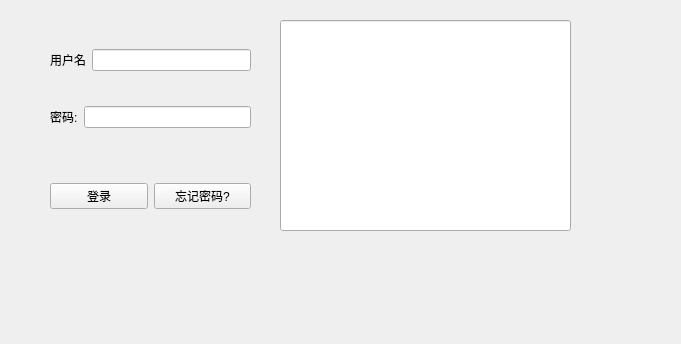
<?xml version="1.0" encoding="UTF-8"?>
<ui version="4.0">
 <class>Form</class>
 <widget class="QWidget" name="Form">
  <property name="geometry">
   <rect>
    <x>0</x>
    <y>0</y>
    <width>681</width>
    <height>344</height>
   </rect>
  </property>
  <property name="windowTitle">
   <string>Form</string>
  </property>
  <widget class="QLineEdit" name="lineEdit_3">
   <property name="geometry">
    <rect>
     <x>280</x>
     <y>20</y>
     <width>291</width>
     <height>211</height>
    </rect>
   </property>
  </widget>
  <widget class="QWidget" name="verticalLayoutWidget">
   <property name="geometry">
    <rect>
     <x>50</x>
     <y>20</y>
     <width>201</width>
     <height>221</height>
    </rect>
   </property>
   <layout class="QVBoxLayout" name="verticalLayout_2">
    <item>
     <layout class="QHBoxLayout" name="horizontalLayout">
      <item>
       <widget class="QLabel" name="label">
        <property name="text">
         <string>用户名</string>
        </property>
       </widget>
      </item>
      <item>
       <widget class="QLineEdit" name="lineEdit"/>
      </item>
     </layout>
    </item>
    <item>
     <layout class="QHBoxLayout" name="horizontalLayout_2">
      <item>
       <widget class="QLabel" name="label_2">
        <property name="text">
         <string>密码:</string>
        </property>
       </widget>
      </item>
      <item>
       <widget class="QLineEdit" name="lineEdit_2"/>
      </item>
     </layout>
    </item>
    <item>
     <spacer name="horizontalSpacer">
      <property name="orientation">
       <enum>Qt::Horizontal</enum>
      </property>
      <property name="sizeHint" stdset="0">
       <size>
        <width>40</width>
        <height>20</height>
       </size>
      </property>
     </spacer>
    </item>
    <item>
     <layout class="QHBoxLayout" name="horizontalLayout_3">
      <item>
       <widget class="QPushButton" name="pushButton">
        <property name="text">
         <string>登录</string>
        </property>
       </widget>
      </item>
      <item>
       <widget class="QPushButton" name="pushButton_2">
        <property name="text">
         <string>忘记密码?</string>
        </property>
       </widget>
      </item>
     </layout>
    </item>
   </layout>
  </widget>
 </widget>
 <resources/>
 <connections/>
</ui>
